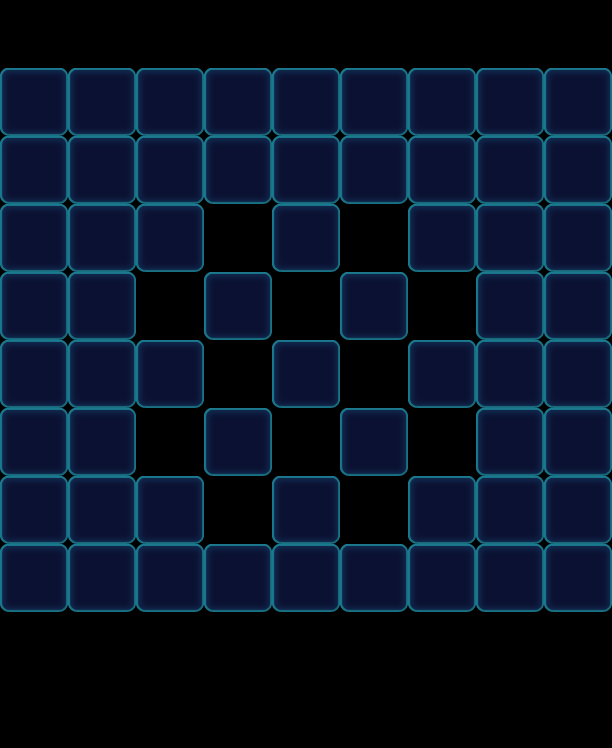

The image is a tile-based game level rendered from a .tmx file. Its description and source (layers, tilesets, objects; grid data summarised) follow:
An orthogonal 9x11 tile map with 68x68 px tiles, 1 tile layer (Valid), 2 tilesets and 79 objects (60x Floor, 14x Factory_Normal, 5x Bomb).

<map version="1.0" orientation="orthogonal" width="9" height="11" tilewidth="68" tileheight="68">
 <properties>
  <property name="Connect" value="23,25,1|25,27,1|32,38,1|43,47,1|52,58,1|63,65,1|65,67,1" />
 </properties>
 <tileset firstgid="1" name="game_grid1" tilewidth="68" tileheight="68">
  <image source="game_grid1.png" width="68" height="68" />
 </tileset>
 <tileset firstgid="2" name="map" tilewidth="68" tileheight="68">
  <image source="map.png" width="1024" height="1024" />
 </tileset>
 <layer name="Valid" width="9" height="11">
  <data>[99 cells, 60 non-empty, 1 distinct tile ids]</data>
 </layer>
 <objectgroup name="BottomObj" width="9" height="11">
  <object type="Floor" gid="33" x="68" y="544">
   <properties>
    <property name="Layers" value="2" />
   </properties>
  </object>
  <object type="Floor" gid="33" x="136" y="204">
   <properties>
    <property name="Layers" value="2" />
   </properties>
  </object>
  <object type="Floor" gid="33" x="476" y="340">
   <properties>
    <property name="Layers" value="2" />
   </properties>
  </object>
  <object type="Floor" gid="33" x="68" y="340">
   <properties>
    <property name="Layers" value="2" />
   </properties>
  </object>
  <object type="Floor" gid="33" x="476" y="272">
   <properties>
    <property name="Layers" value="2" />
   </properties>
  </object>
  <object type="Floor" gid="33" x="476" y="204">
   <properties>
    <property name="Layers" value="2" />
   </properties>
  </object>
  <object type="Floor" gid="33" x="204" y="612">
   <properties>
    <property name="Layers" value="2" />
   </properties>
  </object>
  <object type="Floor" gid="33" x="340" y="612">
   <properties>
    <property name="Layers" value="2" />
   </properties>
  </object>
  <object type="Floor" gid="33" x="408" y="612">
   <properties>
    <property name="Layers" value="2" />
   </properties>
  </object>
  <object type="Floor" gid="33" x="476" y="612">
   <properties>
    <property name="Layers" value="2" />
   </properties>
  </object>
  <object type="Floor" gid="33" x="136" y="612">
   <properties>
    <property name="Layers" value="2" />
   </properties>
  </object>
  <object type="Floor" gid="33" x="272" y="612">
   <properties>
    <property name="Layers" value="2" />
   </properties>
  </object>
  <object type="Floor" gid="33" x="68" y="408">
   <properties>
    <property name="Layers" value="2" />
   </properties>
  </object>
  <object type="Floor" gid="33" x="272" y="204">
   <properties>
    <property name="Layers" value="2" />
   </properties>
  </object>
  <object type="Floor" gid="33" x="340" y="204">
   <properties>
    <property name="Layers" value="2" />
   </properties>
  </object>
  <object type="Floor" gid="33" x="476" y="476">
   <properties>
    <property name="Layers" value="2" />
   </properties>
  </object>
  <object type="Floor" gid="33" x="68" y="204">
   <properties>
    <property name="Layers" value="2" />
   </properties>
  </object>
  <object type="Floor" gid="33" x="476" y="408">
   <properties>
    <property name="Layers" value="2" />
   </properties>
  </object>
  <object type="Floor" gid="33" x="408" y="272">
   <properties>
    <property name="Layers" value="2" />
   </properties>
  </object>
  <object type="Floor" gid="33" x="408" y="408">
   <properties>
    <property name="Layers" value="2" />
   </properties>
  </object>
  <object type="Floor" gid="33" x="136" y="272">
   <properties>
    <property name="Layers" value="2" />
   </properties>
  </object>
  <object type="Floor" gid="33" x="272" y="272">
   <properties>
    <property name="Layers" value="2" />
   </properties>
  </object>
  <object type="Floor" gid="33" x="476" y="544">
   <properties>
    <property name="Layers" value="2" />
   </properties>
  </object>
  <object type="Floor" gid="33" x="136" y="408">
   <properties>
    <property name="Layers" value="2" />
   </properties>
  </object>
  <object type="Floor" gid="33" x="476" y="136">
   <properties>
    <property name="Layers" value="2" />
   </properties>
  </object>
  <object type="Floor" gid="33" x="68" y="476">
   <properties>
    <property name="Layers" value="2" />
   </properties>
  </object>
  <object type="Floor" gid="33" x="204" y="204">
   <properties>
    <property name="Layers" value="2" />
   </properties>
  </object>
  <object type="Floor" gid="33" x="68" y="272">
   <properties>
    <property name="Layers" value="2" />
   </properties>
  </object>
  <object type="Floor" gid="33" x="136" y="544">
   <properties>
    <property name="Layers" value="2" />
   </properties>
  </object>
  <object type="Floor" gid="33" x="68" y="612">
   <properties>
    <property name="Layers" value="2" />
   </properties>
  </object>
  <object type="Floor" gid="33" x="272" y="544">
   <properties>
    <property name="Layers" value="2" />
   </properties>
  </object>
  <object type="Floor" gid="33" x="408" y="204">
   <properties>
    <property name="Layers" value="2" />
   </properties>
  </object>
  <object type="Floor" gid="33" x="408" y="544">
   <properties>
    <property name="Layers" value="2" />
   </properties>
  </object>
  <object name="6546" type="Floor" gid="32" x="0" y="136">
   <properties>
    <property name="Layers" value="1" />
   </properties>
  </object>
  <object name="6546" type="Floor" gid="32" x="0" y="272">
   <properties>
    <property name="Layers" value="1" />
   </properties>
  </object>
  <object name="6546" type="Floor" gid="32" x="0" y="340">
   <properties>
    <property name="Layers" value="1" />
   </properties>
  </object>
  <object name="6546" type="Floor" gid="32" x="0" y="408">
   <properties>
    <property name="Layers" value="1" />
   </properties>
  </object>
  <object name="6546" type="Floor" gid="32" x="0" y="476">
   <properties>
    <property name="Layers" value="1" />
   </properties>
  </object>
  <object name="6546" type="Floor" gid="32" x="0" y="544">
   <properties>
    <property name="Layers" value="1" />
   </properties>
  </object>
  <object name="6546" type="Floor" gid="32" x="0" y="612">
   <properties>
    <property name="Layers" value="1" />
   </properties>
  </object>
  <object name="6546" type="Floor" gid="32" x="544" y="136">
   <properties>
    <property name="Layers" value="1" />
   </properties>
  </object>
  <object name="6546" type="Floor" gid="32" x="544" y="204">
   <properties>
    <property name="Layers" value="1" />
   </properties>
  </object>
  <object name="6546" type="Floor" gid="32" x="544" y="272">
   <properties>
    <property name="Layers" value="1" />
   </properties>
  </object>
  <object name="6546" type="Floor" gid="32" x="544" y="340">
   <properties>
    <property name="Layers" value="1" />
   </properties>
  </object>
  <object name="6546" type="Floor" gid="32" x="544" y="408">
   <properties>
    <property name="Layers" value="1" />
   </properties>
  </object>
  <object name="6546" type="Floor" gid="32" x="544" y="476">
   <properties>
    <property name="Layers" value="1" />
   </properties>
  </object>
  <object name="6546" type="Floor" gid="32" x="544" y="544">
   <properties>
    <property name="Layers" value="1" />
   </properties>
  </object>
  <object name="6546" type="Floor" gid="32" x="544" y="612">
   <properties>
    <property name="Layers" value="1" />
   </properties>
  </object>
  <object name="6546" type="Floor" gid="32" x="0" y="204">
   <properties>
    <property name="Layers" value="1" />
   </properties>
  </object>
  <object type="Floor" gid="33" x="68" y="136">
   <properties>
    <property name="Layers" value="2" />
   </properties>
  </object>
  </objectgroup>
 <objectgroup name="MiddleObj" width="9" height="11">
  <!-- 5 objects omitted --></objectgroup>
 <objectgroup color="#000000" name="TopObj" width="9" height="11">
  <!-- 14 objects omitted --></objectgroup>
</map>
<!-- 29 of 79 objects omitted -->
